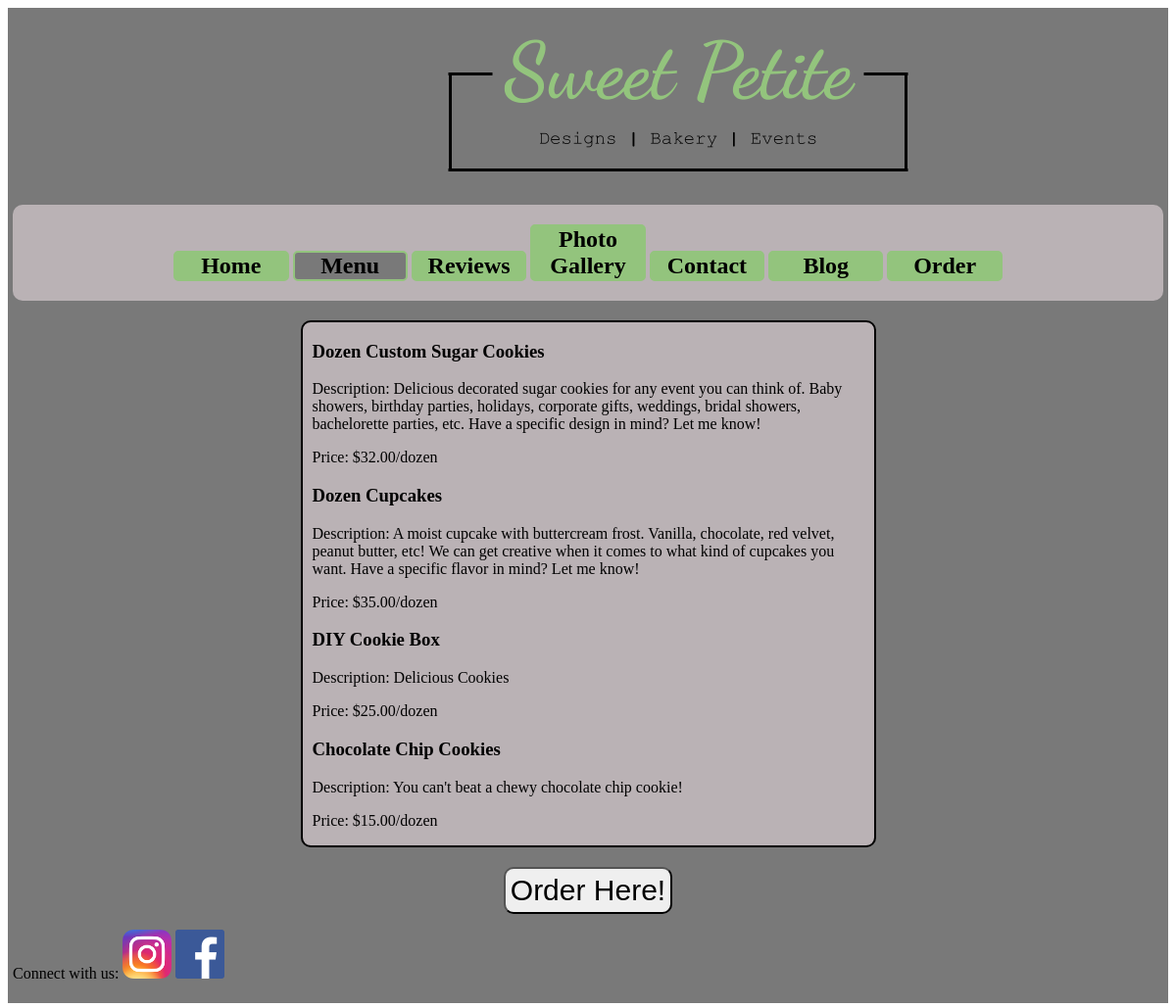
Page /menu on the earlier database version.
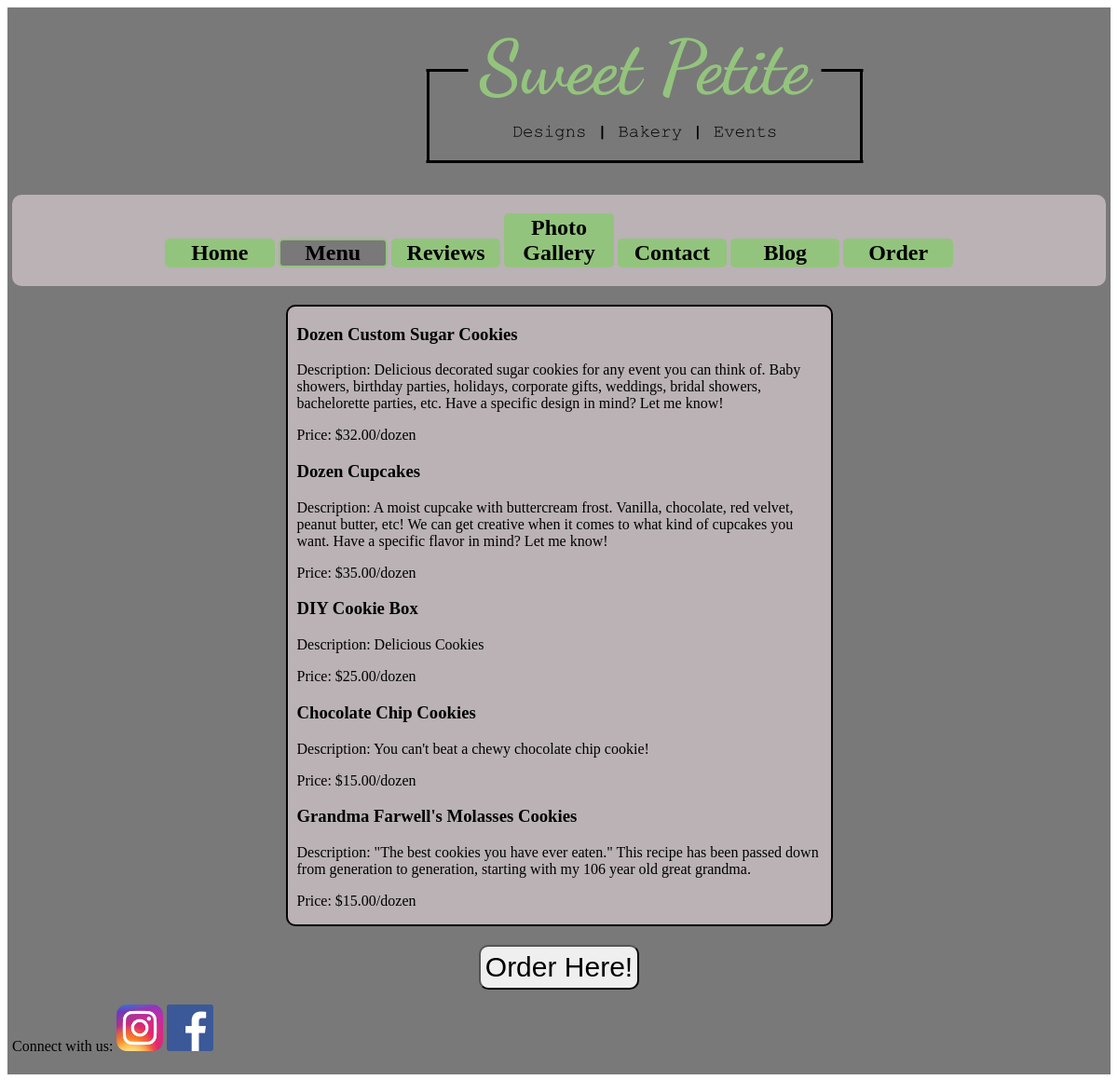
Same page on the later database version.
### sweet_petite_app/models.py (models this page shows, shortened)
class Goods(models.Model):
    name=models.CharField(max_length=255)
    price=models.IntegerField()
    description=models.CharField(max_length=255)
    picture=models.ImageField(upload_to ='imgs/')
    created_at=models.DateTimeField(auto_now_add=True)
    updated_at=models.DateTimeField(auto_now=True)

### sweet_petite_app/views.py (the view)
# urls.py: path('menu', views.menu),
def menu(request):
    context={
        "goods":Goods.objects.all
    }
    return render(request, "menu.html", context)

### sweet_petite_app/templates/menu.html (shortened to what this page needs)
<!DOCTYPE html>
<html lang="en">
<head>
    {% load static %}
    <link rel="stylesheet" href="{% static 'css/menu.css' %}">
</head>
<body>
    <div id="wrapper">
        <div id="header">
            <a href="/"><img id="logo" src="{% static 'imgs/logo.png' %}" alt="SPD Logo"></a>
        </div>
        <div id="nav">
    <a href="/"><h2>Home</h2></a>
    <a href="/menu"><h2 style="background-color:#797979">Menu</h2></a>
    <a href="/reviews"><h2>Reviews</h2></a>
    <a href="/photos"><h2>Photo Gallery</h2></a>
    <a href="/contact"><h2>Contact</h2></a>
    <a href="/blog"><h2>Blog</h2></a>
    <a href="/order"><h2>Order</h2></a>
        </div>
            <div id="menu">
                {% for good in goods %}
                <h3>{{good.name}}</h3>
                <p>Description: {{good.description}}</p>
                <p>Price: ${{good.price}}.00/dozen</p>
                {% endfor %}
            </div></br>
            <div id="button">
            <a href="/order"><button>Order Here!</button></a>
        </div>
            <div id="footer">
                <p>Connect with us: <a href="https://www.instagram.com/sweetpetite_designs/" target="_blank"><img src="{% static 'imgs/instagram.png' %}" alt='instagram' style="width: 50px; height: 50px;"></a> <a href="https://www.facebook.com/sweetpetitedesigns1/" target="_blank"><img src="{% static 'imgs/facebook.png' %}" alt="facebook" style="width: 50px; height: 50px;"></a></p>
            </div>
        </div>
</body>
</html>

Differences in the rows shown:
added Goods: name "Grandma Farwell's Molasses Cookies", description "\"The best cookies you have ever eaten.\" This recipe has been passed down from generation to generation, starting with my 106 year old great grandma.", price "15"
